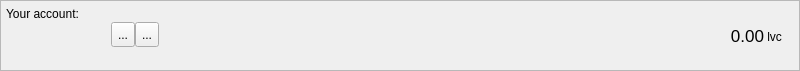
<?xml version="1.0" encoding="UTF-8"?>
<ui version="4.0">
 <class>AccountFrame</class>
 <widget class="QFrame" name="AccountFrame">
  <property name="geometry">
   <rect>
    <x>0</x>
    <y>0</y>
    <width>800</width>
    <height>71</height>
   </rect>
  </property>
  <property name="minimumSize">
   <size>
    <width>0</width>
    <height>70</height>
   </size>
  </property>
  <property name="maximumSize">
   <size>
    <width>16777215</width>
    <height>71</height>
   </size>
  </property>
  <property name="windowTitle">
   <string>Frame</string>
  </property>
  <property name="frameShape">
   <enum>QFrame::StyledPanel</enum>
  </property>
  <property name="frameShadow">
   <enum>QFrame::Plain</enum>
  </property>
  <layout class="QHBoxLayout" name="horizontalLayout_3">
   <property name="spacing">
    <number>0</number>
   </property>
   <property name="leftMargin">
    <number>5</number>
   </property>
   <property name="topMargin">
    <number>0</number>
   </property>
   <property name="rightMargin">
    <number>5</number>
   </property>
   <property name="bottomMargin">
    <number>0</number>
   </property>
   <item>
    <layout class="QVBoxLayout" name="verticalLayout_3">
     <property name="spacing">
      <number>1</number>
     </property>
     <property name="leftMargin">
      <number>0</number>
     </property>
     <property name="rightMargin">
      <number>0</number>
     </property>
     <item>
      <widget class="QLabel" name="label">
       <property name="minimumSize">
        <size>
         <width>0</width>
         <height>20</height>
        </size>
       </property>
       <property name="maximumSize">
        <size>
         <width>16777215</width>
         <height>20</height>
        </size>
       </property>
       <property name="text">
        <string>Your account:</string>
       </property>
       <property name="alignment">
        <set>Qt::AlignBottom|Qt::AlignLeading|Qt::AlignLeft</set>
       </property>
       <property name="margin">
        <number>0</number>
       </property>
       <property name="indent">
        <number>0</number>
       </property>
      </widget>
     </item>
     <item>
      <layout class="QHBoxLayout" name="horizontalLayout">
       <property name="spacing">
        <number>0</number>
       </property>
       <property name="bottomMargin">
        <number>0</number>
       </property>
       <item>
        <widget class="QLabel" name="m_addressLabel">
         <property name="sizePolicy">
          <sizepolicy hsizetype="Minimum" vsizetype="Preferred">
           <horstretch>0</horstretch>
           <verstretch>0</verstretch>
          </sizepolicy>
         </property>
         <property name="minimumSize">
          <size>
           <width>100</width>
           <height>22</height>
          </size>
         </property>
         <property name="maximumSize">
          <size>
           <width>16777215</width>
           <height>22</height>
          </size>
         </property>
         <property name="baseSize">
          <size>
           <width>0</width>
           <height>22</height>
          </size>
         </property>
         <property name="cursor">
          <cursorShape>IBeamCursor</cursorShape>
         </property>
         <property name="toolTip">
          <string>Your receiving address</string>
         </property>
         <property name="whatsThis">
          <string>This is your account address</string>
         </property>
         <property name="text">
          <string/>
         </property>
         <property name="alignment">
          <set>Qt::AlignBottom|Qt::AlignLeading|Qt::AlignLeft</set>
         </property>
         <property name="textInteractionFlags">
          <set>Qt::TextSelectableByKeyboard|Qt::TextSelectableByMouse</set>
         </property>
        </widget>
       </item>
       <item>
        <spacer name="horizontalSpacer_2">
         <property name="orientation">
          <enum>Qt::Horizontal</enum>
         </property>
         <property name="sizeType">
          <enum>QSizePolicy::Fixed</enum>
         </property>
         <property name="sizeHint" stdset="0">
          <size>
           <width>5</width>
           <height>25</height>
          </size>
         </property>
        </spacer>
       </item>
       <item>
        <widget class="QToolButton" name="m_copyButton">
         <property name="minimumSize">
          <size>
           <width>0</width>
           <height>25</height>
          </size>
         </property>
         <property name="toolTip">
          <string>Copy address</string>
         </property>
         <property name="statusTip">
          <string/>
         </property>
         <property name="whatsThis">
          <string/>
         </property>
         <property name="text">
          <string>...</string>
         </property>
         <property name="icon">
          <iconset resource="../../resources.qrc">
           <normaloff>:/icons/copy</normaloff>:/icons/copy</iconset>
         </property>
        </widget>
       </item>
       <item>
        <widget class="QToolButton" name="m_qrButton">
         <property name="minimumSize">
          <size>
           <width>0</width>
           <height>25</height>
          </size>
         </property>
         <property name="toolTip">
          <string>Show QR code</string>
         </property>
         <property name="statusTip">
          <string/>
         </property>
         <property name="text">
          <string>...</string>
         </property>
         <property name="icon">
          <iconset resource="../../resources.qrc">
           <normaloff>:/icons/qrcode</normaloff>:/icons/qrcode</iconset>
         </property>
        </widget>
       </item>
       <item>
        <spacer name="horizontalSpacer">
         <property name="orientation">
          <enum>Qt::Horizontal</enum>
         </property>
         <property name="sizeHint" stdset="0">
          <size>
           <width>0</width>
           <height>25</height>
          </size>
         </property>
        </spacer>
       </item>
       <item>
        <widget class="QLabel" name="totalBalance">
         <property name="sizePolicy">
          <sizepolicy hsizetype="Preferred" vsizetype="Preferred">
           <horstretch>0</horstretch>
           <verstretch>0</verstretch>
          </sizepolicy>
         </property>
         <property name="maximumSize">
          <size>
           <width>16777215</width>
           <height>24</height>
          </size>
         </property>
         <property name="font">
          <font>
           <pointsize>13</pointsize>
           <weight>50</weight>
           <bold>false</bold>
          </font>
         </property>
         <property name="toolTip">
          <string>Total balance</string>
         </property>
         <property name="statusTip">
          <string>Total balance</string>
         </property>
         <property name="text">
          <string>0.00</string>
         </property>
         <property name="alignment">
          <set>Qt::AlignBottom|Qt::AlignRight|Qt::AlignTrailing</set>
         </property>
         <property name="margin">
          <number>0</number>
         </property>
         <property name="textInteractionFlags">
          <set>Qt::TextSelectableByMouse</set>
         </property>
        </widget>
       </item>
       <item>
        <widget class="QLabel" name="label_2">
         <property name="sizePolicy">
          <sizepolicy hsizetype="Preferred" vsizetype="Fixed">
           <horstretch>0</horstretch>
           <verstretch>0</verstretch>
          </sizepolicy>
         </property>
         <property name="minimumSize">
          <size>
           <width>30</width>
           <height>20</height>
          </size>
         </property>
         <property name="maximumSize">
          <size>
           <width>16777215</width>
           <height>20</height>
          </size>
         </property>
         <property name="baseSize">
          <size>
           <width>-1</width>
           <height>20</height>
          </size>
         </property>
         <property name="text">
          <string> lvc</string>
         </property>
         <property name="alignment">
          <set>Qt::AlignBottom|Qt::AlignLeading|Qt::AlignLeft</set>
         </property>
         <property name="margin">
          <number>0</number>
         </property>
        </widget>
       </item>
      </layout>
     </item>
     <item>
      <widget class="QLabel" name="addressStatusLabel">
       <property name="minimumSize">
        <size>
         <width>0</width>
         <height>20</height>
        </size>
       </property>
       <property name="maximumSize">
        <size>
         <width>16777215</width>
         <height>20</height>
        </size>
       </property>
       <property name="text">
        <string/>
       </property>
       <property name="alignment">
        <set>Qt::AlignLeading|Qt::AlignLeft|Qt::AlignTop</set>
       </property>
       <property name="margin">
        <number>0</number>
       </property>
       <property name="indent">
        <number>0</number>
       </property>
      </widget>
     </item>
    </layout>
   </item>
  </layout>
 </widget>
 <resources>
  <include location="../../resources.qrc"/>
 </resources>
 <connections>
  <connection>
   <sender>m_copyButton</sender>
   <signal>clicked()</signal>
   <receiver>AccountFrame</receiver>
   <slot>copyAddress()</slot>
   <hints>
    <hint type="sourcelabel">
     <x>818</x>
     <y>26</y>
    </hint>
    <hint type="destinationlabel">
     <x>422</x>
     <y>295</y>
    </hint>
   </hints>
  </connection>
  <connection>
   <sender>m_qrButton</sender>
   <signal>clicked()</signal>
   <receiver>AccountFrame</receiver>
   <slot>showQR()</slot>
   <hints>
    <hint type="sourcelabel">
     <x>802</x>
     <y>34</y>
    </hint>
    <hint type="destinationlabel">
     <x>494</x>
     <y>35</y>
    </hint>
   </hints>
  </connection>
 </connections>
 <slots>
  <slot>copyAddress()</slot>
 </slots>
</ui>
